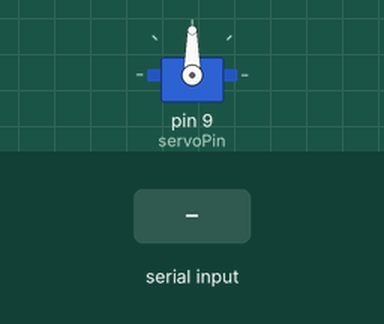
Simulated run of this sketch. Board: Arduino Uno, built with avr-gcc and run on an emulated ATmega328P. Shown: servo. Inputs (shaded band) come from the test bench. What the sketch prints to the serial monitor is not drawn.

Above: at 1.2 s.
1.3 s: "30,150\n" received over Serial
At 3.3 s:
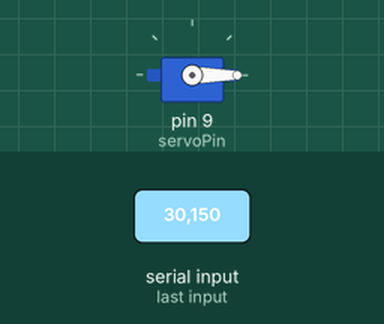
3.8 s: "90,45\n" received over Serial
At 4.6 s:
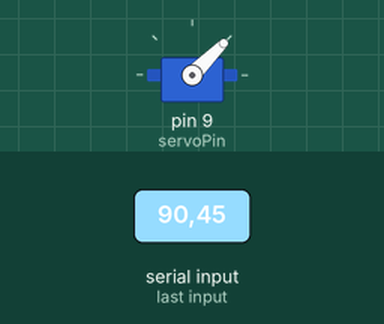
6.3 s: "200\n" received over Serial
At 6.7 s:
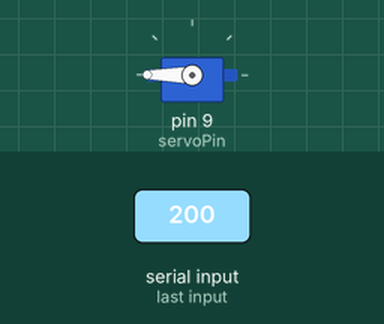
Timing chart, 0 to 9.3 s (numbered marks = the images above; inputs shaded):
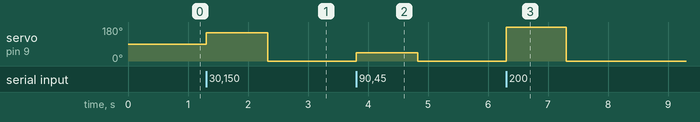

The sketch:

servo_code.ino
```cpp
#include <Servo.h>

int servoPin = 9;
int servoPos = 0; //angular position of servo (0 degrees)
Servo myservo;

void setup() {
  // put your setup code here, to run once:
Serial.begin(9600);
myservo.attach(servoPin);   //attach pin 9 with the servo
}

void loop() {
  // put your main code here, to run repeatedly:
Serial.print("Enter angular pos (-90 to 90 inclusive): ");
while(Serial.available() == 0){}
servoPos = Serial.parseInt();
Serial.println(servoPos);
myservo.write(servoPos);
}
```

Measured:
- after the input at 1.3 s, servo on pin 9 (servoPin): 90° → 150° at once, → 0° 1.0 s later
- after the input at 3.8 s, servo on pin 9 (servoPin): 0° → 45° at once, → 0° 1.0 s later
- after the input at 6.3 s, servo on pin 9 (servoPin): 0° → 180° at once, → 0° 1.0 s later
